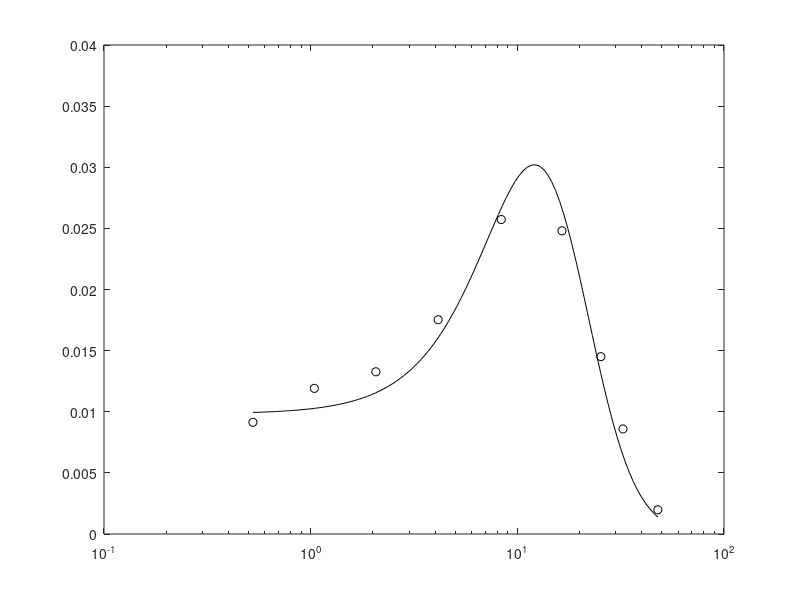

MATLAB code for this plot:

% Figure 1 "P cell" (midget), 7 degree eccentricity, 4600 td
%   Purpura K, Tranchina D, Kaplan E, Shapley RM. Light adaptation in the
%   primate retina: analysis of changes in gain and dynamics of monkey
%   retinal ganglion cells. Visual neuroscience. 1990 Jan;4(1):75-93.
midgetVals = [0.5255334185061452, 0.009137108418713314
1.041915028370383, 0.011912945088493911
2.067069488534802, 0.013269502988261829
4.138242167052262, 0.017529955431378554
8.362496490940943, 0.025722198606226675
16.43887918132244, 0.024799833930571988
25.351402035687936, 0.014508478481605257
32.45627863356696, 0.00859316131505289
47.850188455324336, 0.0019800923497398522];


% Figure 2 "M cell" (parasol), 4 degree eccentricity, 3600 td
%   Purpura K, Tranchina D, Kaplan E, Shapley RM. Light adaptation in the
%   primate retina: analysis of changes in gain and dynamics of monkey
%   retinal ganglion cells. Visual neuroscience. 1990 Jan;4(1):75-93.
parasolVals = [0.5300853821416367, 0.02942485367678097
1.0418195539046595, 0.041693355206741535
2.1077298093501895, 0.06842493667536828
4.225098476153642, 0.09315238576582831
8.392217275806795, 0.10380266849428775
10.411189684250672, 0.11101824423044634
12.551522527317879, 0.09213161239459439
16.529813989472647, 0.07445791988530988
25.514860302470176, 0.033906683040577416];


%xVals = [2,4,8,16,32,64];
xVals = midgetVals(:,1);
xValsFine = logspace(log10(min(xVals)),log10(max(xVals)),100);

%yVals = GKA_V1m(1,:);
yVals = midgetVals(:,2);

myAmplitudeFunc = @(f,k,fc,fcl) ...
    (1./sqrt(f.^2+fc^2)).^4 .* ...  % Four early stages
    (sqrt(f.^2 + ((1-k)*fc)^2)./sqrt(f.^2+fc^2)).^2 .* ...  % Inhibitory feedback
    (1./sqrt(f.^2+fcl^2)).^2;   % Two late stages with fixed corner frequency

mYVals = @(x,p) p(1) .* (myAmplitudeFunc(x,p(2),p(3),30)./max(myAmplitudeFunc(xValsFine,p(2),p(3),30)));

myObj = @(p) norm(yVals - mYVals(xVals,p));

p = fmincon(myObj,[1,0.8,20,2],[],[],[],[],[0 0.6 10],[4,0.9,60]);

semilogx(xValsFine,mYVals(xValsFine,p),'-k');
hold on
semilogx(xVals,yVals,'ok')